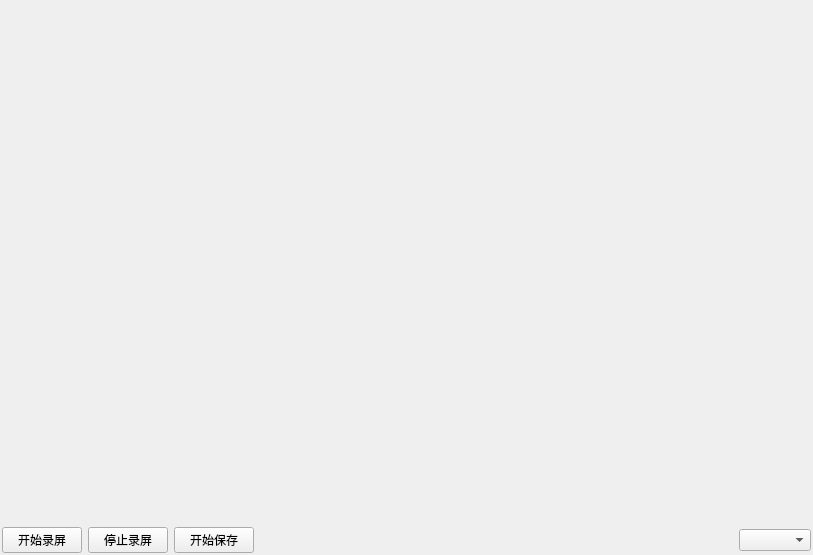
<?xml version="1.0" encoding="UTF-8"?>
<ui version="4.0">
 <class>obsDemoClass</class>
 <widget class="QWidget" name="obsDemoClass">
  <property name="geometry">
   <rect>
    <x>0</x>
    <y>0</y>
    <width>813</width>
    <height>555</height>
   </rect>
  </property>
  <property name="windowTitle">
   <string>obsDemo</string>
  </property>
  <layout class="QVBoxLayout" name="verticalLayout" stretch="9,1">
   <property name="spacing">
    <number>20</number>
   </property>
   <property name="leftMargin">
    <number>2</number>
   </property>
   <property name="topMargin">
    <number>2</number>
   </property>
   <property name="rightMargin">
    <number>2</number>
   </property>
   <property name="bottomMargin">
    <number>2</number>
   </property>
   <item>
    <widget class="QWidget" name="disPlay" native="true"/>
   </item>
   <item>
    <layout class="QHBoxLayout" name="horizontalLayout_2">
     <item>
      <widget class="QPushButton" name="startPlayer">
       <property name="text">
        <string>开始录屏</string>
       </property>
      </widget>
     </item>
     <item>
      <widget class="QPushButton" name="stopPlayer">
       <property name="text">
        <string>停止录屏</string>
       </property>
      </widget>
     </item>
     <item>
      <widget class="QPushButton" name="startSave">
       <property name="text">
        <string>开始保存</string>
       </property>
      </widget>
     </item>
     <item>
      <spacer name="horizontalSpacer">
       <property name="orientation">
        <enum>Qt::Horizontal</enum>
       </property>
       <property name="sizeHint" stdset="0">
        <size>
         <width>40</width>
         <height>20</height>
        </size>
       </property>
      </spacer>
     </item>
     <item>
      <widget class="QComboBox" name="deviceList"/>
     </item>
    </layout>
   </item>
  </layout>
 </widget>
 <layoutdefault spacing="6" margin="11"/>
 <resources>
  <include location="obsDemo.qrc"/>
 </resources>
 <connections/>
</ui>
